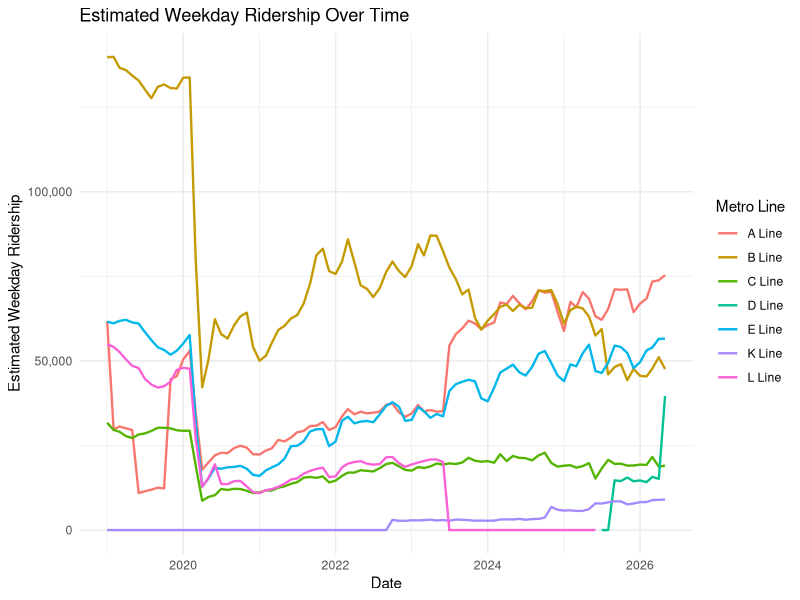
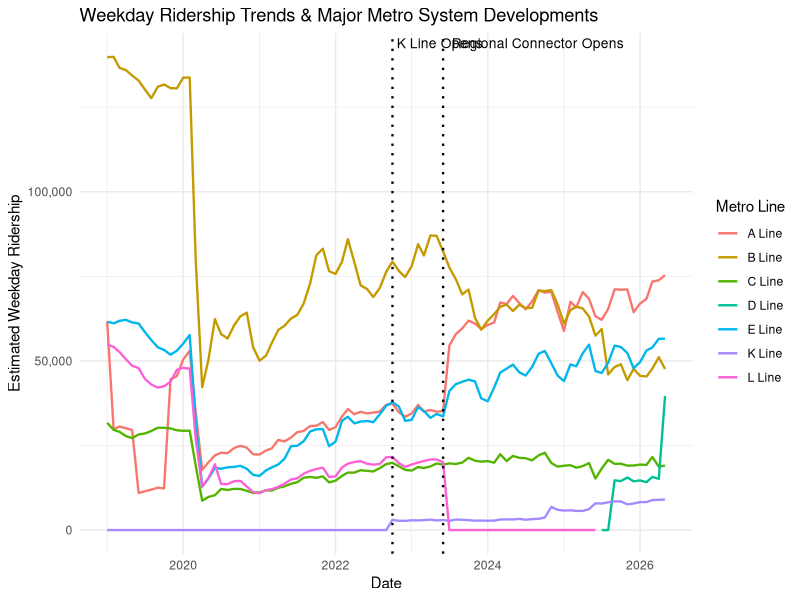
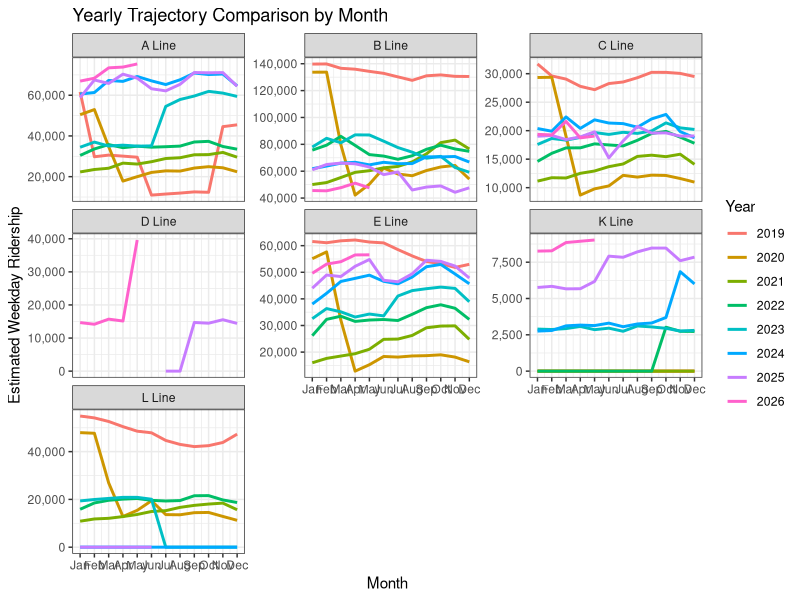

R code for these plots, in order: (Note: this script raises an error after producing the figures.)
metro <- read.csv("metro_ridership.csv")
head(metro)


# 1. Load the required package
library(ggplot2)

# 2. Read the data (if not already loaded)

metro <- read.csv("metro_ridership.csv")

# 2. Create the date column so line plots work properly
metro$date <- as.Date(paste(metro$year, metro$month, "01", sep = "-"))

# 3. Create the graph ~ looking at ridership over time for each line
ggplot(metro, aes(x = date, y = est_wkday_ridership, color = line_name)) +
  geom_line(linewidth = 0.8) +
  scale_y_continuous(labels = scales::comma) +
  labs(
    title = "Estimated Weekday Ridership Over Time",
    x = "Date",
    y = "Estimated Weekday Ridership",
    color = "Metro Line"
  ) +
  theme_minimal()


# Adding dates when the new Metro projects were opened
# October 2022: The K line is opened
# June 2023: Regional Connecter opening (Re-links of A, E, and L lines)
events <- data.frame(
  date = as.Date(c("2022-10-01", "2023-06-01")),
  label = c("K Line Opens", "Regional Connector Opens")
)

ggplot(metro, aes(x = date, y = est_wkday_ridership, color = line_name)) +
  geom_line(linewidth = 0.8) +
  geom_vline(data = events, aes(xintercept = date), linetype = "dotted", linewidth = 0.8) +
  geom_text(data = events, aes(x = date, y = Inf, label = label), 
            vjust = 1.5, hjust = -0.05, inherit.aes = FALSE, size = 3.5) +
  scale_y_continuous(labels = scales::comma) +
  labs(
    title = "Weekday Ridership Trends & Major Metro System Developments",
    x = "Date",
    y = "Estimated Weekday Ridership",
    color = "Metro Line"
  ) +
  theme_minimal()


# Compare years Side by Side
ggplot(metro, aes(x = month, y = est_wkday_ridership, color = as.factor(year))) +
  geom_line(linewidth = 1) +
  facet_wrap(~ line_name, scales = "free_y") +
  scale_x_continuous(breaks = 1:12, labels = month.abb) +
  scale_y_continuous(labels = scales::comma) +
  labs(
    title = "Yearly Trajectory Comparison by Month",
    x = "Month",
    y = "Estimated Weekday Ridership",
    color = "Year"
  ) +
  theme_bw()


metro %>%
  filter(year >= 2019 & year <= 2026) %>%
  ggplot(aes(x = est_wkday_ridership)) +
  geom_histogram(bins = 30, fill = "steelblue", color = "white", alpha = 0.8) +
  scale_x_continuous(labels = scales::comma) +
  labs(
    title = "Distribution of Monthly Weekday Ridership (2019–2026)",
    x = "Estimated Weekday Ridership",
    y = "Frequency (Number of Months)"
  ) +
  theme_minimal()


metro %>%
  filter(year >= 2019 & year <= 2026) %>%
  ggplot(aes(x = date, y = est_wkday_ridership, fill = line_name)) +
  geom_col(show.legend = FALSE) +
  facet_wrap(~ line_name, scales = "free_y") +
  scale_x_date(date_breaks = "2 years", date_labels = "%Y") +
  scale_y_continuous(labels = scales::comma) +
  labs(
    title = "Monthly Weekday Ridership Trajectory by Line (2019–2026)",
    x = "Date",
    y = "Estimated Weekday Ridership"
  ) +
  theme_bw()
